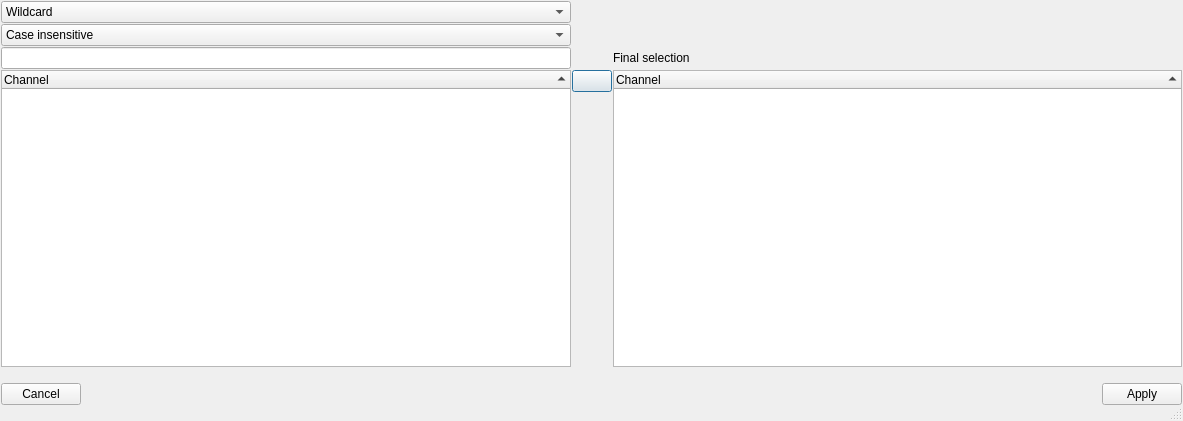
<?xml version="1.0" encoding="UTF-8"?>
<ui version="4.0">
 <class>SimpleSearchDialog</class>
 <widget class="QDialog" name="SimpleSearchDialog">
  <property name="geometry">
   <rect>
    <x>0</x>
    <y>0</y>
    <width>1183</width>
    <height>421</height>
   </rect>
  </property>
  <property name="windowTitle">
   <string>Dialog</string>
  </property>
  <property name="sizeGripEnabled">
   <bool>true</bool>
  </property>
  <layout class="QGridLayout" name="gridLayout">
   <property name="leftMargin">
  <number>1</number>
</property>
   <property name="topMargin">
  <number>1</number>
</property>
   <property name="rightMargin">
  <number>1</number>
</property>
   <property name="bottomMargin">
  <number>1</number>
</property>
   <property name="spacing">
  <number>1</number>
</property>
   <item row="3" column="0" rowspan="2">
    <widget class="QTreeWidget" name="matches">
     <property name="focusPolicy">
      <enum>Qt::FocusPolicy::TabFocus</enum>
     </property>
     <property name="selectionMode">
      <enum>QAbstractItemView::SelectionMode::ExtendedSelection</enum>
     </property>
     <property name="sortingEnabled">
      <bool>true</bool>
     </property>
     <column>
      <property name="text">
       <string>Channel</string>
      </property>
     </column>
    </widget>
   </item>
   <item row="9" column="0">
    <widget class="QLabel" name="status">
     <property name="text">
      <string/>
     </property>
    </widget>
   </item>
   <item row="3" column="2" rowspan="2">
    <widget class="QTreeWidget" name="selection">
     <property name="sortingEnabled">
      <bool>true</bool>
     </property>
     <column>
      <property name="text">
       <string>Channel</string>
      </property>
     </column>
    </widget>
   </item>
   <item row="2" column="2">
    <widget class="QLabel" name="label">
     <property name="text">
      <string>Final selection</string>
     </property>
    </widget>
   </item>
   <item row="0" column="2">
    <layout class="QHBoxLayout" name="horizontalLayout_2">
     <property name="spacing">
  <number>1</number>
</property>
     <item>
      <spacer name="horizontalSpacer">
       <property name="orientation">
        <enum>Qt::Orientation::Horizontal</enum>
       </property>
       <property name="sizeHint" stdset="0">
        <size>
         <width>40</width>
         <height>20</height>
        </size>
       </property>
      </spacer>
     </item>
    </layout>
   </item>
   <item row="3" column="1">
    <widget class="QPushButton" name="add_btn">
     <property name="text">
      <string/>
     </property>
     <property name="icon">
      <iconset resource="resource.qrc">
       <normaloff>:/left.png</normaloff>:/left.png</iconset>
     </property>
    </widget>
   </item>
   <item row="2" column="0">
    <widget class="QLineEdit" name="search_box">
     <property name="text">
      <string/>
     </property>
    </widget>
   </item>
   <item row="0" column="0">
    <widget class="QComboBox" name="match_kind">
     <property name="currentIndex">
      <number>0</number>
     </property>
     <item>
      <property name="text">
       <string>Wildcard</string>
      </property>
     </item>
     <item>
      <property name="text">
       <string>Regex</string>
      </property>
     </item>
    </widget>
   </item>
   <item row="4" column="1">
    <spacer name="verticalSpacer_2">
     <property name="orientation">
      <enum>Qt::Orientation::Vertical</enum>
     </property>
     <property name="sizeHint" stdset="0">
      <size>
       <width>20</width>
       <height>40</height>
      </size>
     </property>
    </spacer>
   </item>
   <item row="6" column="0" colspan="3">
    <layout class="QHBoxLayout" name="horizontalLayout" stretch="0,1,0">
     <property name="spacing">
  <number>1</number>
</property>
     <item>
      <widget class="QPushButton" name="cancel_btn">
       <property name="text">
        <string>Cancel</string>
       </property>
      </widget>
     </item>
     <item>
      <spacer name="horizontalSpacer_2">
       <property name="orientation">
        <enum>Qt::Orientation::Horizontal</enum>
       </property>
       <property name="sizeHint" stdset="0">
        <size>
         <width>40</width>
         <height>20</height>
        </size>
       </property>
      </spacer>
     </item>
     <item>
      <widget class="QPushButton" name="apply_btn">
       <property name="text">
        <string>Apply</string>
       </property>
      </widget>
     </item>
    </layout>
   </item>
   <item row="5" column="0" colspan="3">
    <widget class="QLabel" name="comment">
     <property name="text">
      <string/>
     </property>
    </widget>
   </item>
   <item row="1" column="0">
    <widget class="QComboBox" name="case_sensitivity">
     <item>
      <property name="text">
       <string>Case insensitive</string>
      </property>
     </item>
     <item>
      <property name="text">
       <string>Case sensitive</string>
      </property>
     </item>
    </widget>
   </item>
  </layout>
 </widget>
 <tabstops>
  <tabstop>match_kind</tabstop>
  <tabstop>case_sensitivity</tabstop>
  <tabstop>search_box</tabstop>
  <tabstop>matches</tabstop>
  <tabstop>add_btn</tabstop>
  <tabstop>selection</tabstop>
  <tabstop>apply_btn</tabstop>
  <tabstop>cancel_btn</tabstop>
 </tabstops>
 <resources>
  <include location="resource.qrc"/>
 </resources>
 <connections/>
</ui>
